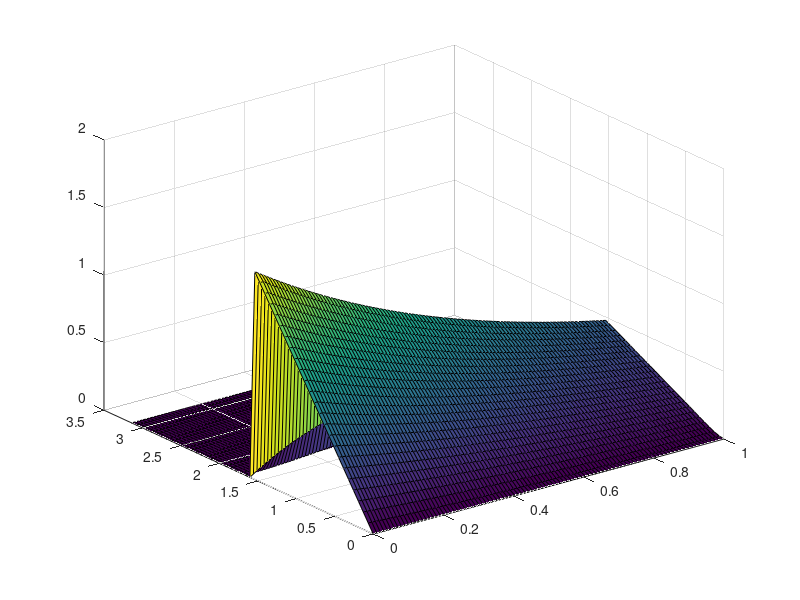

This chart was generated by the following MATLAB code:
L = pi;
T = 1; % tau>0
M = 50; % antal x-steg
N = 100; % antal tidssteg

dx = L / M-1;
dt = T / N;
s = dt / dx^2; % stabilitetskonstant

x = linspace(0, L, M);  % Rumssteg
tau = linspace(0, T, N);  % Tidssteg

% Initialisera u (lösningen)
u = zeros(M, N);  % u[n, m] representerar u(x_n, tau_m)

gx_1 = @(x) x .* (L - x);
gx_2 = @(x) x .* (x < L/2); % (x < L/2) returnerar ett om det uppfylls, annars noll

% g = gx_1(x);
g = gx_2(x);

% initial- och randvillkor
u(:, 1) = g;         % u(x, 0) = g(x)
u(1, :) = 0;         % u(0, tau) = 0
u(end, :) = 0;       % u(L, tau) = 0

for m=2:M-1
    for n=1:N-1 % ej randpunkter
        u(m, n + 1) = s*(u(m+1, n) + u(m-1, n)) + (1-2*s)*u(m, n);
    end
end


figure;
surf(tau, x, u)
grid on;

